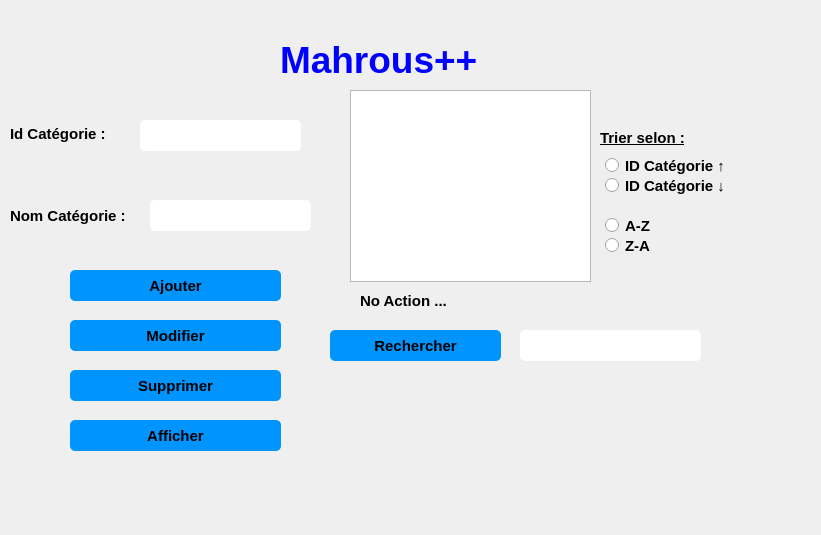
<?xml version="1.0" encoding="UTF-8"?>
<ui version="4.0">
 <class>categorie_plante</class>
 <widget class="QDialog" name="categorie_plante">
  <property name="geometry">
   <rect>
    <x>0</x>
    <y>0</y>
    <width>821</width>
    <height>535</height>
   </rect>
  </property>
  <property name="windowTitle">
   <string>Dialog</string>
  </property>
  <widget class="QLabel" name="pic">
   <property name="geometry">
    <rect>
     <x>0</x>
     <y>0</y>
     <width>821</width>
     <height>535</height>
    </rect>
   </property>
   <property name="text">
    <string/>
   </property>
  </widget>
  <widget class="QLabel" name="label_10">
   <property name="geometry">
    <rect>
     <x>280</x>
     <y>20</y>
     <width>321</width>
     <height>81</height>
    </rect>
   </property>
   <property name="text">
    <string>&lt;html&gt;&lt;head/&gt;&lt;body&gt;&lt;p&gt;&lt;span style=&quot; font-size:28pt; font-weight:600; color:#0000ff;&quot;&gt;Mahrous++&lt;/span&gt;&lt;/p&gt;&lt;/body&gt;&lt;/html&gt;</string>
   </property>
  </widget>
  <widget class="QTableView" name="afficher_categorie">
   <property name="geometry">
    <rect>
     <x>350</x>
     <y>90</y>
     <width>241</width>
     <height>192</height>
    </rect>
   </property>
  </widget>
  <widget class="QLabel" name="label">
   <property name="geometry">
    <rect>
     <x>10</x>
     <y>90</y>
     <width>121</width>
     <height>87</height>
    </rect>
   </property>
   <property name="font">
    <font>
     <pointsize>11</pointsize>
     <weight>75</weight>
     <bold>true</bold>
    </font>
   </property>
   <property name="text">
    <string>Id Catégorie :</string>
   </property>
  </widget>
  <widget class="QLineEdit" name="cx_idcategorie">
   <property name="geometry">
    <rect>
     <x>140</x>
     <y>120</y>
     <width>161</width>
     <height>31</height>
    </rect>
   </property>
   <property name="styleSheet">
    <string notr="true">QLineEdit {
padding: 5px;
border-radius: 5px;

font-weight: bold;
}</string>
   </property>
  </widget>
  <widget class="QLabel" name="label_2">
   <property name="geometry">
    <rect>
     <x>10</x>
     <y>170</y>
     <width>121</width>
     <height>91</height>
    </rect>
   </property>
   <property name="font">
    <font>
     <pointsize>11</pointsize>
     <weight>75</weight>
     <bold>true</bold>
    </font>
   </property>
   <property name="text">
    <string>Nom Catégorie :</string>
   </property>
  </widget>
  <widget class="QLineEdit" name="cx_nomcategorie">
   <property name="geometry">
    <rect>
     <x>150</x>
     <y>200</y>
     <width>161</width>
     <height>31</height>
    </rect>
   </property>
   <property name="styleSheet">
    <string notr="true">QLineEdit {
padding: 5px;
border-radius: 5px;

font-weight: bold;
}</string>
   </property>
  </widget>
  <widget class="QPushButton" name="pushButton">
   <property name="geometry">
    <rect>
     <x>70</x>
     <y>270</y>
     <width>211</width>
     <height>31</height>
    </rect>
   </property>
   <property name="font">
    <font>
     <pointsize>11</pointsize>
     <weight>75</weight>
     <bold>true</bold>
    </font>
   </property>
   <property name="styleSheet">
    <string notr="true">QPushButton {
padding: 5px;
border-radius: 5px;
background-color:#0094ff;
font-weight: bold;
}
QPushButton:hover
{
color :white;
}</string>
   </property>
   <property name="text">
    <string>Ajouter</string>
   </property>
  </widget>
  <widget class="QPushButton" name="pushButton_3">
   <property name="geometry">
    <rect>
     <x>70</x>
     <y>320</y>
     <width>211</width>
     <height>31</height>
    </rect>
   </property>
   <property name="font">
    <font>
     <pointsize>11</pointsize>
     <weight>75</weight>
     <bold>true</bold>
    </font>
   </property>
   <property name="styleSheet">
    <string notr="true">QPushButton {
padding: 5px;
border-radius: 5px;
background-color:#0094ff;
font-weight: bold;
}
QPushButton:hover
{
color :white;
}</string>
   </property>
   <property name="text">
    <string>Modifier</string>
   </property>
  </widget>
  <widget class="QPushButton" name="pushButton_2">
   <property name="geometry">
    <rect>
     <x>70</x>
     <y>370</y>
     <width>211</width>
     <height>31</height>
    </rect>
   </property>
   <property name="font">
    <font>
     <pointsize>11</pointsize>
     <weight>75</weight>
     <bold>true</bold>
    </font>
   </property>
   <property name="styleSheet">
    <string notr="true">QPushButton {
padding: 5px;
border-radius: 5px;
background-color:#0094ff;
font-weight: bold;
}
QPushButton:hover
{
color :white;
}</string>
   </property>
   <property name="text">
    <string>Supprimer</string>
   </property>
  </widget>
  <widget class="QPushButton" name="pushButton_6">
   <property name="geometry">
    <rect>
     <x>70</x>
     <y>420</y>
     <width>211</width>
     <height>31</height>
    </rect>
   </property>
   <property name="font">
    <font>
     <pointsize>11</pointsize>
     <weight>75</weight>
     <bold>true</bold>
    </font>
   </property>
   <property name="styleSheet">
    <string notr="true">QPushButton {
padding: 5px;
border-radius: 5px;
background-color:#0094ff;
font-weight: bold;
}
QPushButton:hover
{
color :white;
}</string>
   </property>
   <property name="text">
    <string>Afficher</string>
   </property>
  </widget>
  <widget class="QLabel" name="label_3">
   <property name="geometry">
    <rect>
     <x>360</x>
     <y>280</y>
     <width>251</width>
     <height>41</height>
    </rect>
   </property>
   <property name="font">
    <font>
     <pointsize>11</pointsize>
     <weight>75</weight>
     <bold>true</bold>
    </font>
   </property>
   <property name="text">
    <string>No Action ...</string>
   </property>
  </widget>
  <widget class="QLineEdit" name="lineEdit_recherche">
   <property name="geometry">
    <rect>
     <x>520</x>
     <y>330</y>
     <width>181</width>
     <height>31</height>
    </rect>
   </property>
   <property name="styleSheet">
    <string notr="true">QLineEdit {
padding: 5px;
border-radius: 5px;

font-weight: bold;
}</string>
   </property>
  </widget>
  <widget class="QPushButton" name="pushButton_4">
   <property name="geometry">
    <rect>
     <x>330</x>
     <y>330</y>
     <width>171</width>
     <height>31</height>
    </rect>
   </property>
   <property name="font">
    <font>
     <family>MS Shell Dlg 2</family>
     <pointsize>11</pointsize>
     <weight>75</weight>
     <bold>true</bold>
    </font>
   </property>
   <property name="styleSheet">
    <string notr="true">QPushButton {
padding: 5px;
border-radius: 5px;
background-color:#0094ff;
font-weight: bold;
}
QPushButton:hover
{
color :white;
}</string>
   </property>
   <property name="text">
    <string>Rechercher</string>
   </property>
  </widget>
  <widget class="QLabel" name="label_5">
   <property name="geometry">
    <rect>
     <x>600</x>
     <y>130</y>
     <width>111</width>
     <height>16</height>
    </rect>
   </property>
   <property name="font">
    <font>
     <pointsize>11</pointsize>
     <weight>75</weight>
     <bold>true</bold>
     <underline>true</underline>
    </font>
   </property>
   <property name="text">
    <string>Trier selon :</string>
   </property>
  </widget>
  <widget class="QRadioButton" name="radioButton">
   <property name="geometry">
    <rect>
     <x>600</x>
     <y>150</y>
     <width>151</width>
     <height>31</height>
    </rect>
   </property>
   <property name="font">
    <font>
     <pointsize>11</pointsize>
     <weight>75</weight>
     <bold>true</bold>
    </font>
   </property>
   <property name="styleSheet">
    <string notr="true">
padding: 5px;
border-radius: 5px;

font-weight: bold;
</string>
   </property>
   <property name="text">
    <string>ID Catégorie ↑ </string>
   </property>
  </widget>
  <widget class="QRadioButton" name="radioButton_2">
   <property name="geometry">
    <rect>
     <x>600</x>
     <y>170</y>
     <width>141</width>
     <height>31</height>
    </rect>
   </property>
   <property name="font">
    <font>
     <pointsize>11</pointsize>
     <weight>75</weight>
     <bold>true</bold>
    </font>
   </property>
   <property name="styleSheet">
    <string notr="true">
padding: 5px;
border-radius: 5px;

font-weight: bold;
</string>
   </property>
   <property name="text">
    <string>ID Catégorie ↓</string>
   </property>
  </widget>
  <widget class="QRadioButton" name="radioButton_3">
   <property name="geometry">
    <rect>
     <x>600</x>
     <y>210</y>
     <width>83</width>
     <height>31</height>
    </rect>
   </property>
   <property name="font">
    <font>
     <pointsize>11</pointsize>
     <weight>75</weight>
     <bold>true</bold>
    </font>
   </property>
   <property name="styleSheet">
    <string notr="true">
padding: 5px;
border-radius: 5px;

font-weight: bold;
</string>
   </property>
   <property name="text">
    <string>A-Z</string>
   </property>
  </widget>
  <widget class="QRadioButton" name="radioButton_4">
   <property name="geometry">
    <rect>
     <x>600</x>
     <y>230</y>
     <width>83</width>
     <height>31</height>
    </rect>
   </property>
   <property name="font">
    <font>
     <pointsize>11</pointsize>
     <weight>75</weight>
     <bold>true</bold>
    </font>
   </property>
   <property name="styleSheet">
    <string notr="true">
padding: 5px;
border-radius: 5px;

font-weight: bold;
</string>
   </property>
   <property name="text">
    <string>Z-A</string>
   </property>
  </widget>
  <widget class="QLabel" name="remarque_id">
   <property name="geometry">
    <rect>
     <x>320</x>
     <y>110</y>
     <width>41</width>
     <height>31</height>
    </rect>
   </property>
   <property name="font">
    <font>
     <pointsize>20</pointsize>
     <weight>75</weight>
     <bold>true</bold>
    </font>
   </property>
   <property name="styleSheet">
    <string notr="true">color:red;</string>
   </property>
   <property name="text">
    <string/>
   </property>
  </widget>
  <widget class="QLabel" name="remarque_nom">
   <property name="geometry">
    <rect>
     <x>330</x>
     <y>200</y>
     <width>31</width>
     <height>31</height>
    </rect>
   </property>
   <property name="font">
    <font>
     <pointsize>20</pointsize>
     <weight>75</weight>
     <bold>true</bold>
    </font>
   </property>
   <property name="styleSheet">
    <string notr="true">color:red;</string>
   </property>
   <property name="text">
    <string/>
   </property>
  </widget>
  <widget class="QLabel" name="text_vide">
   <property name="geometry">
    <rect>
     <x>440</x>
     <y>410</y>
     <width>351</width>
     <height>71</height>
    </rect>
   </property>
   <property name="font">
    <font>
     <pointsize>15</pointsize>
     <weight>75</weight>
     <bold>true</bold>
    </font>
   </property>
   <property name="styleSheet">
    <string notr="true">color:red;</string>
   </property>
   <property name="text">
    <string/>
   </property>
  </widget>
  <widget class="QLabel" name="text_lettres">
   <property name="geometry">
    <rect>
     <x>0</x>
     <y>460</y>
     <width>131</width>
     <height>71</height>
    </rect>
   </property>
   <property name="font">
    <font>
     <pointsize>15</pointsize>
     <weight>75</weight>
     <bold>true</bold>
    </font>
   </property>
   <property name="styleSheet">
    <string notr="true">color:red;</string>
   </property>
   <property name="text">
    <string/>
   </property>
  </widget>
  <widget class="QLabel" name="text_chiffre">
   <property name="geometry">
    <rect>
     <x>190</x>
     <y>460</y>
     <width>151</width>
     <height>71</height>
    </rect>
   </property>
   <property name="font">
    <font>
     <pointsize>15</pointsize>
     <weight>75</weight>
     <bold>true</bold>
    </font>
   </property>
   <property name="styleSheet">
    <string notr="true">color:red;</string>
   </property>
   <property name="text">
    <string/>
   </property>
  </widget>
 </widget>
 <resources/>
 <connections/>
</ui>
